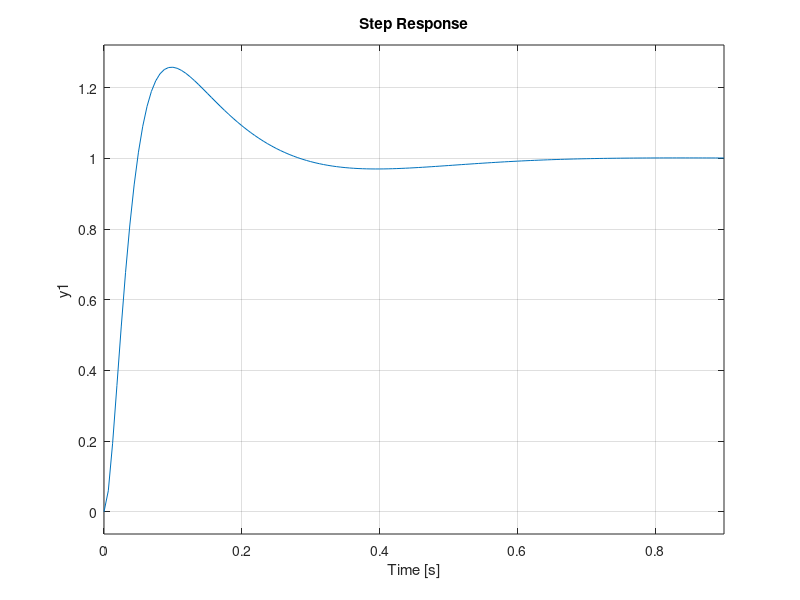

Reproduce this figure in MATLAB.
close all, clear all, clc
% MOTOR 4
warning('off', 'all')
%% Define parameters
n = 5; %Gearbox ratio
J1 = 1.8e-5; %Load inertia 1
J2 = 1.8e-5; %Load inertia 2
Vmax = 24; %Supply voltage
Vmin = -24; %Supply voltage
Imax = 430e-3; %Maximum current
V_i = Vmax;
V_w = Vmax;
sim_v = Vmax;
% Set up generic simulation parameters, change when using sine input or
% karnop
F_c = 1e-3;
d_v = 1;
enable_sin = 1;
enable_karnop = 1;
sim_sin_amp = 1;
sim_sin_freq = 1;
sim_quantization_interval = 0;
sim_zoh_sample_time = 0;
r0 = 0;     % Filter coefficient in controller model
% Motor parameters
motor_pars = struct(); % Create empty struct for motor
motor_pars.R = 112; % Terminal resistance [Ohm]
motor_pars.L = 11.4e-3;    % Terminal inductance [H]
motor_pars.d = 3.8e-6; %Viscous friction in brushes
motor_pars.k = 69.7e-3;    % Torque constant [Nm/A]
motor_pars.J = 7.46e-7;  % Rotor inertia

motor = motor_pars;
Ts = 0.002

 J1 = 0.0006;  % Load inertia (separated from motor inertia
 motor.d = 1e-5; % Measured at amplitude 24
 F_c_upper = 1.5e-3; % Upper static friction limit
 F_c_lower = 1.5e-3; % Lower static friction limit
 F_c = 1.5e-3;

Jtot = motor.J + J1/n^2;

%% 1.2: Model Following Control: Level 1
%       Position Controller
close all;
s = tf('s');
Go = tf([motor.k/(motor.R*Jtot)], [1 (motor.d/Jtot + motor.k^2/(motor.R*Jtot))])

% Transfer of motor without indctance
Go_p = Go*1/s


% Parameters for Maple
a_p = Go_p.num{1}(3);
b_p = Go_p.den{1}(2);

% Error feedback
% Place poles
omega1 = 10;
omega2 = 50;

Zeta1 = 0.7;
Zeta2 = 1;

r0 = 2*Zeta1*omega1+2*Zeta2*omega2-b_p;
s0 = omega1^2*omega2^2/a_p;
s1 = 2*omega1*omega2*(Zeta1*omega2+Zeta2*omega1)/a_p;
s2 = (4*Zeta1*Zeta2*omega1*omega2-2*Zeta1*b_p*omega1-2*Zeta2*b_p*omega2+b_p^2+omega1^2+omega2^2)/a_p;

% Controller parameters, PID controller
S_vector_p = [s2 s1 s0];
R_vector_p = [1 r0 0];

% Controller tf
F_p = tf(S_vector_p, R_vector_p);
disp('Error feedback closed loop')
Gc_error_p = minreal(F_p*Go_p/(1 + F_p*Go_p))

figure
step(Gc_error_p)

%% Finding Max acceleration and velocity

% If max input torque is +Mmax then max acceleration is
% amax = Mmax/Jtot
%Max velocity is Msat/(d+Fc)
v_max = 230;
a_max = 543;
t1 = v_max/a_max;
rs = 10;
t2 = rs/v_max - v_max/a_max + t1
